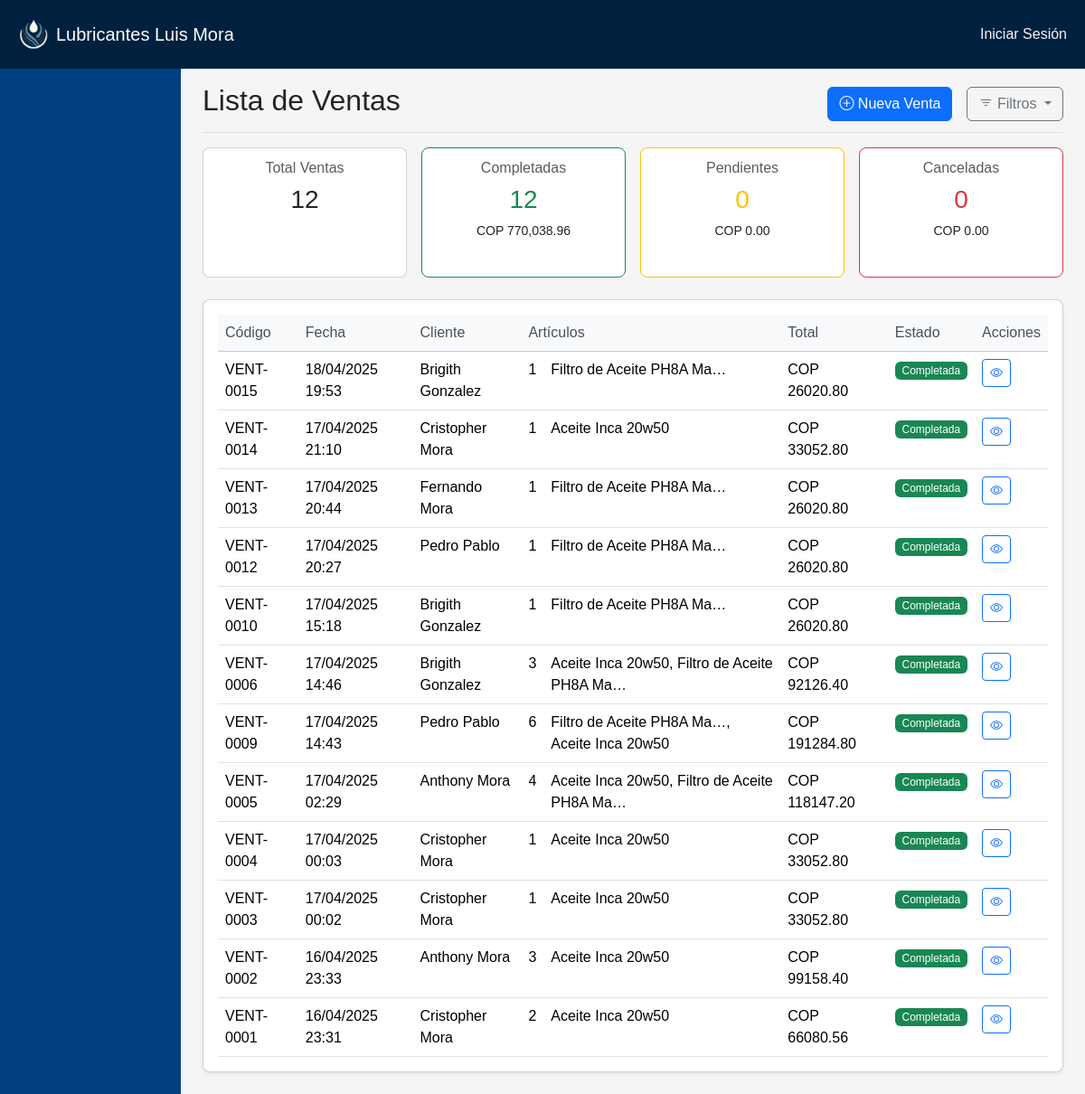
/ventas/, run on the app's committed database.
### aplicacion/models.py (models this page shows, shortened)
class Venta(models.Model):
    ESTADO_CHOICES = (
        ('BORRADOR', 'Borrador'),
        ('PENDIENTE', 'Pendiente de pago'),
        ('COMPLETADA', 'Completada'),
        ('CANCELADA', 'Cancelada'),
    )
    METODO_PAGO_CHOICES = (
        ('EFECTIVO', 'Efectivo'),
        ('TARJETA', 'Tarjeta'),
        ('TRANSFERENCIA', 'Transferencia'),
        ('CREDITO', 'Crédito'),
    )
    codigo = models.CharField(max_length=20, unique=True, verbose_name="Código de venta")
    cliente = models.ForeignKey('Cliente', on_delete=models.SET_NULL, null=True, blank=True)
    fecha = models.DateTimeField(default=timezone.now)
    subtotal = models.DecimalField(max_digits=12, decimal_places=2, default=0)
    impuesto = models.DecimalField(max_digits=12, decimal_places=2, default=0)
    total = models.DecimalField(max_digits=12, decimal_places=2, default=0)
    estado = models.CharField(max_length=20, choices=ESTADO_CHOICES, default='BORRADOR')
    metodo_pago = models.CharField(max_length=20, choices=METODO_PAGO_CHOICES, null=True, blank=True)
    observaciones = models.TextField(blank=True)
    creado_por = models.ForeignKey(CustomUser, on_delete=models.PROTECT)
    fecha_creacion = models.DateTimeField(auto_now_add=True)
    fecha_actualizacion = models.DateTimeField(auto_now=True)
    class Meta:
        ordering = ['-fecha']
        verbose_name = "Venta"
        verbose_name_plural = "Ventas"

class Cliente(models.Model):
    TIPO_CHOICES = (
        ('NATURAL', 'Persona Natural'),
        ('JURIDICO', 'Persona Jurídica'),
    )
    tipo = models.CharField(max_length=10, choices=TIPO_CHOICES, default='NATURAL')
    identificacion = models.CharField(max_length=20, unique=True)
    nombre = models.CharField(max_length=100)
    direccion = models.TextField(blank=True)
    telefono = models.CharField(max_length=20, blank=True)
    email = models.EmailField(blank=True)
    activo = models.BooleanField(default=True)
    fecha_creacion = models.DateTimeField(auto_now_add=True)
    class Meta:
        verbose_name = "Cliente"
        verbose_name_plural = "Clientes"

class Articulo(models.Model):
    codigo = models.CharField(max_length=50, unique=True, verbose_name="Código")
    codigo_barras = models.CharField(max_length=100, blank=True, unique=True, null=True)
    nombre = models.CharField(max_length=200)
    descripcion = models.TextField(blank=True, verbose_name="Descripción")
    categoria = models.ForeignKey(Categoria, on_delete=models.SET_NULL, null=True, blank=True)
    marca = models.CharField(max_length=100, blank=True)
    modelo = models.CharField(max_length=100, blank=True)
    imagen = models.ImageField(upload_to='articulos/', null=True, blank=True)
    stock_actual = models.DecimalField(max_digits=12, decimal_places=2, default=0)
    stock_minimo = models.DecimalField(max_digits=12, decimal_places=2, default=0)
    stock_maximo = models.DecimalField(max_digits=12, decimal_places=2, null=True, blank=True)
    UNIDADES_MEDIDA = (
        ('UN', 'Unidad'),
        ('KG', 'Kilogramo'),
        ('LT', 'Litro'),
        ('MT', 'Metro'),
        ('PAR', 'Par'),
        ('JUEGO', 'Juego'),
        ('CAJA', 'Caja'),
    )
    unidad_medida = models.CharField(max_length=10, choices=UNIDADES_MEDIDA, default='UN')
    costo_promedio = models.DecimalField(max_digits=12, decimal_places=2, default=0)
    precio_venta = models.DecimalField(max_digits=12, decimal_places=2, default=0)
    TIPO_IMPUESTO = (
        (Decimal('0.00'), 'Exento'),
        (Decimal('0.16'), 'IVA 16%'),
        (Decimal('0.08'), 'IVA 8%'),
    )
    tasa_impuesto = models.DecimalField(max_digits=4, decimal_places=2, choices=TIPO_IMPUESTO, default=Decimal('0.16'))
    proveedor_principal = models.ForeignKey(Proveedor, on_delete=models.SET_NULL, null=True, blank=True)
    lead_time = models.PositiveIntegerField(default=0, help_text="Tiempo de reposición en días")
    activo = models.BooleanField(default=True)
    fecha_creacion = models.DateTimeField(auto_now_add=True)
    fecha_actualizacion = models.DateTimeField(auto_now=True)
    creado_por = models.ForeignKey(CustomUser, on_delete=models.SET_NULL, null=True, related_name='articulos_creados')
    palabras_clave = models.TextField(
        blank=True,
        help_text="Ingrese palabras clave separadas por comas. Ej: Toyota, Carro, Automático"
    )
    class Meta:
        verbose_name = "Artículo"
        verbose_name_plural = "Artículos"
        ordering = ['nombre']
        indexes = [
            models.Index(fields=['codigo']),
            models.Index(fields=['nombre']),
            models.Index(fields=['categoria']),
            models.Index(fields=['activo']),
        ]

### aplicacion/view/view_ventas.py (the view)
# urls.py: path('ventas/', lista_ventas, name='lista_ventas'),
def lista_ventas(request):
    estado = request.GET.get('estado')
    fecha_inicio = request.GET.get('fecha_inicio')
    fecha_fin = request.GET.get('fecha_fin')
    ventas = Venta.objects.select_related('cliente', 'creado_por')\
                          .prefetch_related('detalles__articulo')\
                          .annotate(num_articulos=Sum('detalles__cantidad'))\
                          .order_by('-fecha')
    if estado:
        ventas = ventas.filter(estado=estado)
    if fecha_inicio:
        ventas = ventas.filter(fecha__gte=fecha_inicio)
    if fecha_fin:
        ventas = ventas.filter(fecha__lte=fecha_fin)
    total_ventas = ventas.count()
    ventas_completadas = ventas.filter(estado='COMPLETADA').aggregate(
        total=Sum('total'),
        count=Count('id')
    )
    ventas_pendientes = ventas.filter(estado='PENDIENTE').aggregate(
        total=Sum('total'),
        count=Count('id')
    )
    ventas_canceladas = ventas.filter(estado='CANCELADA').aggregate(
        total=Sum('total'),
        count=Count('id')
    )
    ventas_con_articulos = []
    for venta in ventas:
        articulos = [detalle.articulo.nombre for detalle in venta.detalles.all() if detalle.articulo]
        ventas_con_articulos.append({
            'venta': venta,
            'articulos': articulos
        })
    paginator = Paginator(ventas_con_articulos, 20)
    page_number = request.GET.get('page')
    page_obj = paginator.get_page(page_number)
    context = {
        'page_obj': page_obj,
        'estados': dict(Venta.ESTADO_CHOICES),
        'filtros': {
            'estado': estado,
            'fecha_inicio': fecha_inicio,
            'fecha_fin': fecha_fin
        },
        'total_ventas': total_ventas,
        'ventas_completadas': {
            'total': ventas_completadas['total'] or 0,
            'count': ventas_completadas['count'] or 0
        },
        'ventas_pendientes': {
            'total': ventas_pendientes['total'] or 0,
            'count': ventas_pendientes['count'] or 0
        },
        'ventas_canceladas': {
            'total': ventas_canceladas['total'] or 0,
            'count': ventas_canceladas['count'] or 0
        },
        'ventas_con_articulos': ventas_con_articulos,
    }
    return render(request, 'vistas/lista_ventas.html', context)

### aplicacion/templates/vistas/lista_ventas.html (shortened to what this page needs)
{% extends 'base_ventas.html' %}
{% load static %}
{% load static humanize %}
{% block venta_title %}Lista de Ventas{% endblock %}
{% block venta_buttons %}
<div class="btn-toolbar mb-2 mb-md-0">
  <div class="btn-group me-2">
    <a href="{% url 'crear_venta' %}" class="btn btn-primary me-2">
      <i class="bi bi-plus-circle"></i> Nueva Venta
    </a>
  </div>
  <button class="btn btn-outline-secondary dropdown-toggle" type="button"
          data-bs-toggle="dropdown" aria-expanded="false">
    <i class="bi bi-filter"></i> Filtros
  </button>
</div>
{% endblock %}
{% block venta_content %}
<div class="row mb-4 g-3">
  <div class="col-md-3">
    <div class="card h-100">
      <div class="card-body text-center">
        <h6 class="card-subtitle mb-2 text-muted">Total Ventas</h6>
        <h3 class="card-title">{{ total_ventas|intcomma }}</h3>
      </div>
    </div>
  </div>
  <div class="col-md-3">
    <div class="card h-100 border-success">
      <div class="card-body text-center">
        <h6 class="card-subtitle mb-2 text-muted">Completadas</h6>
        <h3 class="card-title text-success">{{ ventas_completadas.count|intcomma }}</h3>
        <p class="card-text small">COP {{ ventas_completadas.total|floatformat:2|intcomma }}</p>
      </div>
    </div>
  </div>
  <div class="col-md-3">
    <div class="card h-100 border-warning">
      <div class="card-body text-center">
        <h6 class="card-subtitle mb-2 text-muted">Pendientes</h6>
        <h3 class="card-title text-warning">{{ ventas_pendientes.count|intcomma }}</h3>
        <p class="card-text small">COP {{ ventas_pendientes.total|floatformat:2|intcomma }}</p>
      </div>
    </div>
  </div>
  <div class="col-md-3">
    <div class="card h-100 border-danger">
      <div class="card-body text-center">
        <h6 class="card-subtitle mb-2 text-muted">Canceladas</h6>
        <h3 class="card-title text-danger">{{ ventas_canceladas.count|intcomma }}</h3>
        <p class="card-text small">COP {{ ventas_canceladas.total|floatformat:2|intcomma }}</p>
      </div>
    </div>
  </div>
</div>
<div class="card shadow-sm">
  <div class="card-body">
    <div class="table-responsive">
      <table class="table table-hover">
        <thead class="table-light ">
          <tr>
            <th>Código</th>
            <th>Fecha</th>
            <th>Cliente</th>
            <th colspan="2">Artículos</th>
            <th>Total</th>
            <th>Estado</th>
            <th>Acciones</th>
          </tr>
        </thead>
        <tbody>
          {% for venta_data in page_obj %}
          <tr>
            <td>{{ venta_data.venta.codigo }}</td>
            <td>{{ venta_data.venta.fecha|date:"d/m/Y H:i" }}</td>
            <td>{{ venta_data.venta.cliente.nombre|default:"-"|truncatechars:20 }}</td>
            <td>{{ venta_data.venta.num_articulos|floatformat:0|default:0 }}</td>
            <td>
              {% for articulo in venta_data.articulos %}
                  {{ articulo|truncatechars:25 }}{% if not forloop.last %}, {% endif %}
              {% endfor %}
          </td>
            <td>COP {{ venta_data.venta.total|floatformat:2 }}</td>
            <td>
              <span class="badge
                {% if venta_data.venta.estado == 'COMPLETADA' %}bg-success
                {% elif venta_data.venta.estado == 'CANCELADA' %}bg-danger
                {% elif venta_data.venta.estado == 'PENDIENTE' %}bg-warning text-dark
                {% else %}bg-secondary{% endif %}">
                {{ venta_data.venta.get_estado_display }}
              </span>
            </td>
            <td class="text-nowrap">
              <a href="{% url 'detalle_venta' venta_data.venta.id %}" class="btn btn-sm btn-outline-primary"
                 title="Ver detalle">
                <i class="bi bi-eye"></i>
              </a>
            </td>
          </tr>
          {% empty %}
          <tr>
            <td colspan="7" class="text-center py-4">No se encontraron ventas</td>
          </tr>
          {% endfor %}
        </tbody>
      </table>
    </div>
  </div>
</div>
{% endblock %}

### aplicacion/static/css/styles.css (style rules this page uses)
* { margin: 0; padding: 0; box-sizing: border-box; }
body { background-color: #f5f5f5; color: #F5F5F5; font-family: 'NotoSansJP', sans-serif; font-size: 16px; line-height: 1.5; }

### aplicacion/static/css/styles_admin.css (style rules this page uses)
.card { border-radius: 0.5rem; overflow: hidden; }

### aplicacion/static/css/ventas.css (style rules this page uses)
.card { border-radius: 0.5rem; margin-bottom: 1.5rem; }
.table { margin-bottom: 0; }
.table thead th { border-top: none; font-weight: 500; color: #495057; background-color: #f8f9fa; }
.badge { font-weight: 500; padding: 0.35em 0.65em; }

### data on the page
Venta: venta.codigo "VENT-0015", venta.fecha "18/04/2025 19:53", venta.cliente.nombre "Brigith Gonzalez", venta.num_articulos "1", venta.total "26020.80", venta.estado "Completada"
Articulo: articulos "Filtro de Aceite PH8A Ma…" "Filtro de Aceite PH8A Ma…" "Filtro de Aceite PH8A Ma…" "Filtro de Aceite PH8A Ma…" "Filtro de Aceite PH8A Ma…" "Filtro de Aceite PH8A Ma…" "Filtro de Aceite PH8A Ma…"
Venta: venta.codigo "VENT-0014", venta.fecha "17/04/2025 21:10", venta.cliente.nombre "Cristopher Mora", venta.num_articulos "1", venta.total "33052.80", venta.estado "Completada"
Articulo: articulos "Aceite Inca 20w50" "Aceite Inca 20w50" "Aceite Inca 20w50" "Aceite Inca 20w50" "Aceite Inca 20w50" "Aceite Inca 20w50" "Aceite Inca 20w50" "Aceite Inca 20w50"
Venta: venta.codigo "VENT-0013", venta.fecha "17/04/2025 20:44", venta.cliente.nombre "Fernando Mora", venta.num_articulos "1", venta.total "26020.80", venta.estado "Completada"
Venta: venta.codigo "VENT-0012", venta.fecha "17/04/2025 20:27", venta.cliente.nombre "Pedro Pablo", venta.num_articulos "1", venta.total "26020.80", venta.estado "Completada"
Venta: venta.codigo "VENT-0010", venta.fecha "17/04/2025 15:18", venta.cliente.nombre "Brigith Gonzalez", venta.num_articulos "1", venta.total "26020.80", venta.estado "Completada"
Venta: venta.codigo "VENT-0006", venta.fecha "17/04/2025 14:46", venta.cliente.nombre "Brigith Gonzalez", venta.num_articulos "3", venta.total "92126.40", venta.estado "Completada"
Venta: venta.codigo "VENT-0009", venta.fecha "17/04/2025 14:43", venta.cliente.nombre "Pedro Pablo", venta.num_articulos "6", venta.total "191284.80", venta.estado "Completada"
Venta: venta.codigo "VENT-0005", venta.fecha "17/04/2025 02:29", venta.cliente.nombre "Anthony Mora", venta.num_articulos "4", venta.total "118147.20", venta.estado "Completada"
Venta: venta.codigo "VENT-0004", venta.fecha "17/04/2025 00:03", venta.cliente.nombre "Cristopher Mora", venta.num_articulos "1", venta.total "33052.80", venta.estado "Completada"
Venta: venta.codigo "VENT-0003", venta.fecha "17/04/2025 00:02", venta.cliente.nombre "Cristopher Mora", venta.num_articulos "1", venta.total "33052.80", venta.estado "Completada"
Venta: venta.codigo "VENT-0002", venta.fecha "16/04/2025 23:33", venta.cliente.nombre "Anthony Mora", venta.num_articulos "3", venta.total "99158.40", venta.estado "Completada"
Venta: venta.codigo "VENT-0001", venta.fecha "16/04/2025 23:31", venta.cliente.nombre "Cristopher Mora", venta.num_articulos "2", venta.total "66080.56", venta.estado "Completada"

### other printed values
{{ total_ventas|intcomma }} "12"
{{ ventas_completadas.count|intcomma }} "12"
{{ ventas_completadas.total|floatformat:2|intcomma }} "770,038.96"
{{ ventas_pendientes.count|intcomma }} "0"
{{ ventas_pendientes.total|floatformat:2|intcomma }} "0.00"
{{ ventas_canceladas.count|intcomma }} "0"
{{ ventas_canceladas.total|floatformat:2|intcomma }} "0.00"
